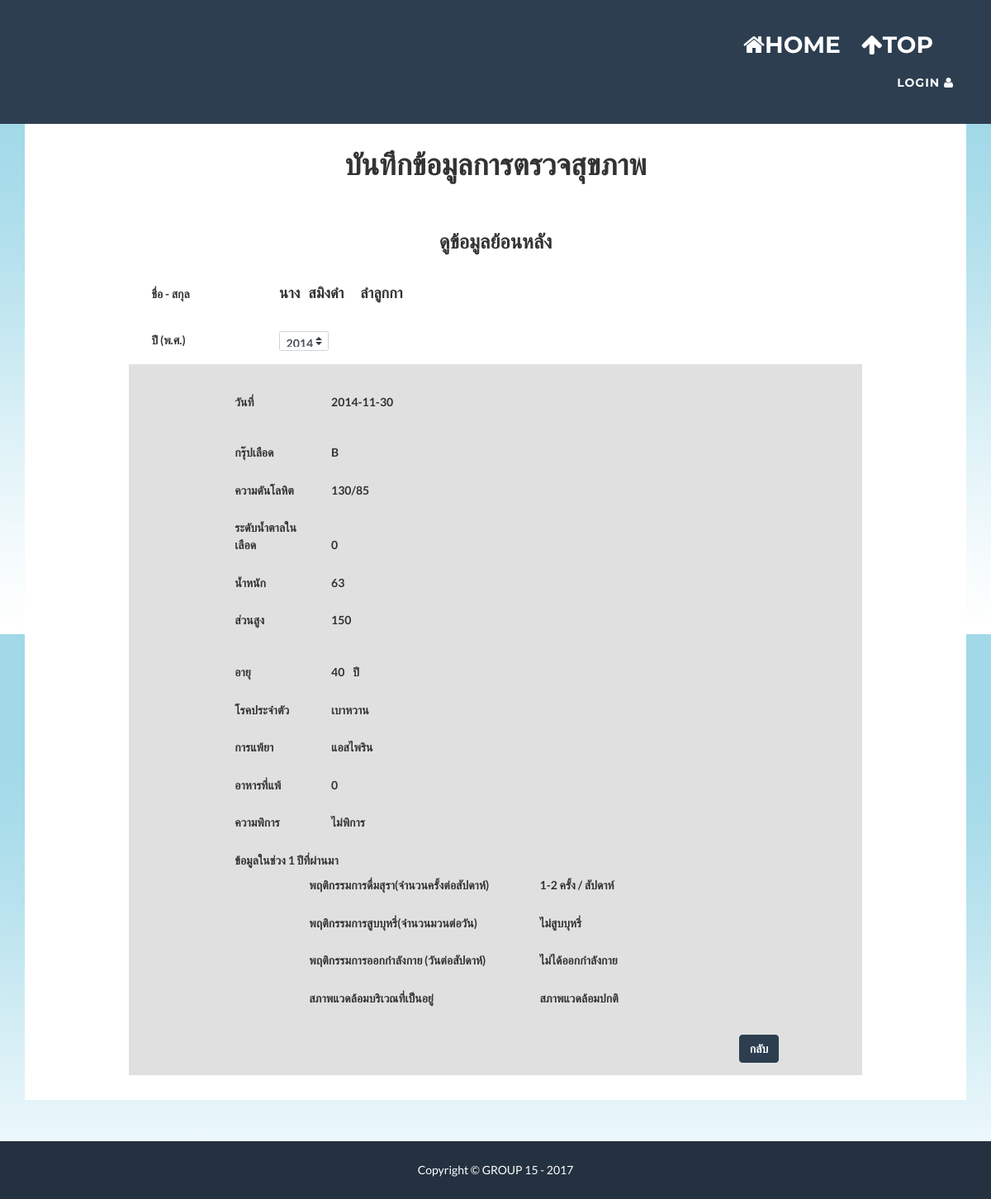
The app's page /adddata-old-case-view.php?id=3400123345510, older data.
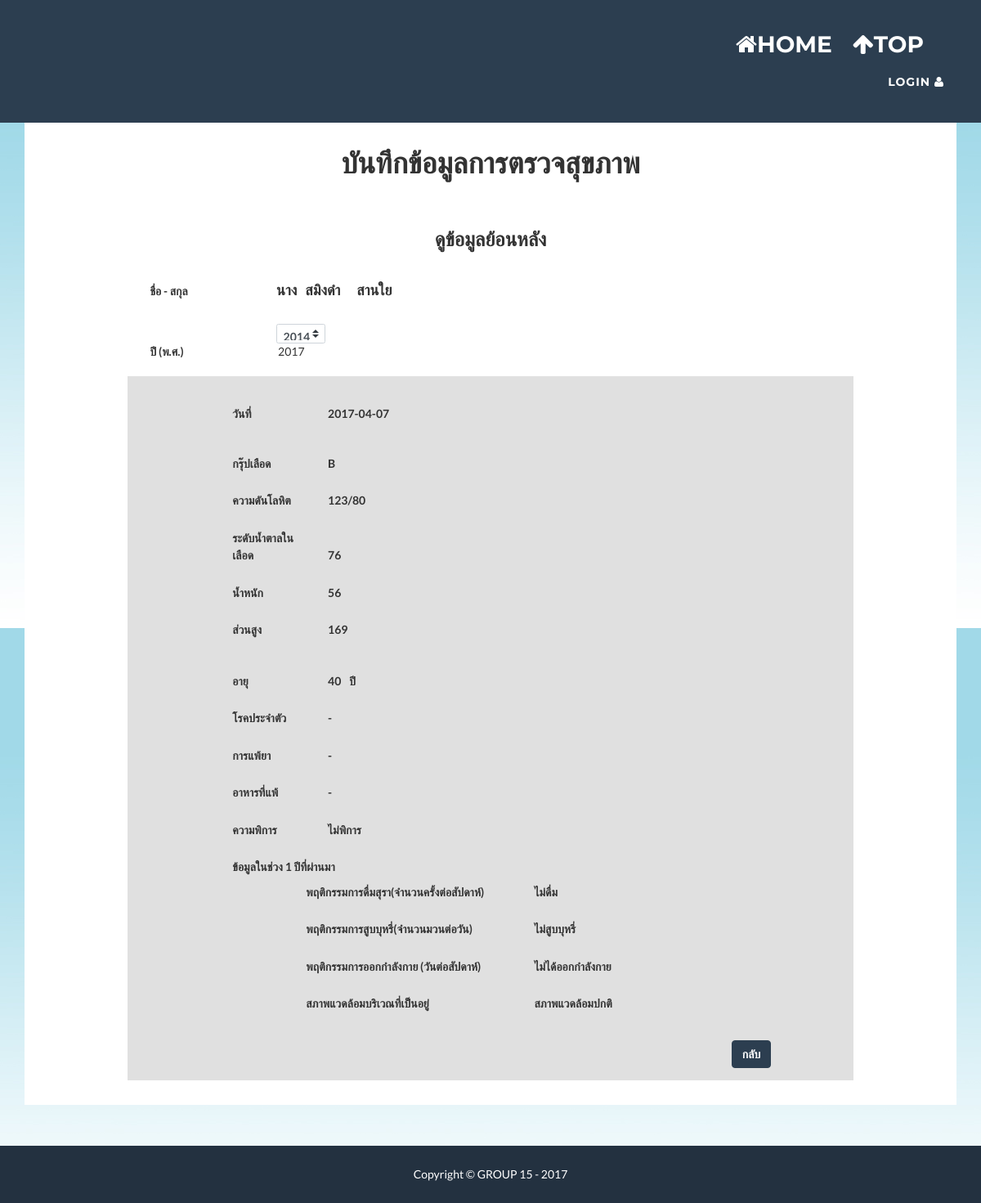
The same page, newer data.
### tables this page shows
CREATE TABLE `person` (
  `Citizen_ID` varchar(13) NOT NULL,
  `Title` varchar(7) NOT NULL,
  `Fname` varchar(50) NOT NULL,
  `Lname` varchar(50) NOT NULL,
  `Birth_date` date NOT NULL,
  `Tel` varchar(10) NOT NULL,
  `Education` int(5) NOT NULL,
  `Job` int(5) NOT NULL,
  `Salary` int(5) NOT NULL,
  `RWO` varchar(10) NOT NULL,
  `Hid` varchar(11) NOT NULL
);

CREATE TABLE `health_info` (
  `Hcid` varchar(13) NOT NULL,
  `Year` year(4) NOT NULL,
  `Date_of_Health` date NOT NULL,
  `Blood_group` char(2) NOT NULL,
  `BP_SYS` int(3) NOT NULL,
  `BP_DIA` int(3) NOT NULL,
  `FBS` int(3) NOT NULL,
  `Weight` double(5,0) NOT NULL,
  `Height` double(6,0) NOT NULL,
  `Chronic_Disease` varchar(150) NOT NULL,
  `Intolerance` varchar(150) NOT NULL,
  `Food_allergies` varchar(150) NOT NULL,
  `Disability` int(1) NOT NULL,
  `BOA` int(1) NOT NULL,
  `BOS` int(1) NOT NULL,
  `Exercise` int(1) NOT NULL,
  `Water_area` int(1) NOT NULL,
  `Near_factory` int(1) NOT NULL
);

### adddata-old-case-view.php (the view, shortened to what the changed rows need)
<?php include "head.php" ?>
<?php include "connection.php" ?>
<?php
    $id = $_GET['id'];
?>
<?php
                $sql = "SELECT Title,Fname,Lname,  Year(CURRENT_DATE)-Year(Birth_date) AS Age FROM person WHERE Citizen_ID = '$id'";
                $result = mysqli_query($con,$sql);
                while($row = mysqli_fetch_array($result)){
                    $title = $row["Title"];
                    $fname = $row["Fname"];
                    $lname = $row["Lname"];
                }
            ?>
<div>
  <div class="container" style="background:white" >
    <div class="row">
      <div class="col-lg-12">
        <div style="width:100%" >
          <div align="center" style="padding-top:10px;padding-bottom:20px"><h1>บันทึกข้อมูลการตรวจสุขภาพ</h1></div>
          <div class="form-check form-group row" style="margin-left:10%">
            <label class="form-check-label">
                  <h4><label style="padding-right:10px"><?php
                        echo $title;
                      ?>
                      </label><label style="padding-right:20px">
                      <?php
                        echo $fname;
                      ?>
                      </label><label>
                      <?php
                        echo $lname;
                      ?></label></h4>
                </label>
          </div>
                <?php
                    $sql = "SELECT year FROM health_info WHERE Hcid = '$id'";
                    $result = mysqli_query($con,$sql);
                    while($res = mysqli_fetch_array($result)){
                    $query = "SELECT * FROM health_info WHERE Hcid = '$id'";
                    $re = mysqli_query($con,$query);
                    while($row = mysqli_fetch_array($re)){
                            $id = $row["Hcid"];
                            $d = $row["Date_of_Health"];
                            $w = $row["Weight"];
                            $h = $row["Height"];
                            $bg = $row["Blood_group"];
                            $into = $row["Intolerance"];
                            $food = $row["Food_allergies"];
                            $sys = $row["BP_SYS"];
                            $dia = $row["BP_DIA"];
                            $fbs = $row["FBS"];
                            $chr = $row["Chronic_Disease"];
                            $boa = $row["BOA"];
                        }
                }?>
        </div>
      </div>
    </div>
    <div class="container" style="background-color:#E0E0E0;width: 80%; margin-bottom:30px">
        <div class="form-check form-group row" style="margin-left:10%;margin-top: 30px">
                            <label class="form-check-label">
                                <label style="padding-right:10px"><?php
                                    echo $d;
                                ?>
                                </label>
                            </label>
                        </div>
            <div class="form-check form-group row" style="margin-left:10%;margin-top: 30px">
                        <label class="form-check-label">
                            <label style="padding-right:10px"><?php
                                echo $bg;
                            ?>
                            </label>
                        </label>
                    </div>
                    <div class="form-check form-group row" style="margin-left:10%">
                        <label class="form-check-label">
                            <label style="padding-right:10px"><?php
                                echo $sys; echo "/"; echo $dia; ?>
                            </label>
                        </label>
                    </div>
                    <div class="form-check form-group row" style="margin-left:10%">
                        <label class="col-2 col-form-label">ระดับน้ำตาลในเลือด</label>
                        <label class="form-check-label"><?php
                            echo $fbs; ?>
                        </label>
                    </div>
                    <div class="form-check form-group row" style="margin-left:10%">
                        <label class="col-2 col-form-label">น้ำหนัก</label>
                        <label class="form-check-label"><?php
                            echo $w; ?>
                        </label>
                    </div>
                    <div class="form-check form-group row" style="margin-left:10%">
                        <label class="col-2 col-form-label">ส่วนสูง</label>
                        <label class="form-check-label"><?php
                            echo $h; ?>
                        </label>
                    </div>
                <div class="form-check form-group row" style="margin-left:10%">
                        <label class="col-2 col-form-label">โรคประจำตัว</label>
                        <label class="form-check-label"><?php
                            echo $chr; ?>
                        </label>
                    </div>
                    <div class="form-check form-group row" style="margin-left:10%">
                        <label class="col-2 col-form-label">การแพ้ยา</label>
                        <label class="form-check-label"><?php
                            echo $into; ?>
                        </label>
                    </div>
                    <div class="form-check form-group row" style="margin-left:10%">
                        <label class="col-2 col-form-label">อาหารที่แพ้</label>
                        <label class="form-check-label"><?php
                            echo $food; ?>
                        </label>
                    </div>
                <div class="form-check form-group row" style="margin-left:10%">
                    <div class="form-check form-group row" style="margin-left:10%">
                        <label class="col-5 col-form-label">พฤติกรรมการดื่มสุรา(จำนวนครั้งต่อสัปดาห์)</label>
                        <label class="form-check-label"><?php
                            if($boa == 0){
                                echo "ไม่ดื่ม";
                            }else if($boa == 1){
                                echo "1-2 ครั้ง / สัปดาห์";
                            }else if($boa == 2){
                                echo "3-5ครั้ง/สัปดาห์";
                            }elseif ($boa == 3) {
                                echo "6 ครั้งขึ้นไป/สัปดาห์";
                            }?>
                        </label>
                    </div>
                    </div>
                </div>
    </div>
  </div>
<?php include "foot.php" ?>

Row changes from the older to the newer data that the page shows:
no longer on this page (row edited): health_info: Date_of_Health "2014-11-30", Blood_group "B", BP_SYS "130", BP_DIA "85", FBS "0", Weight "63", Height "150", Chronic_Disease "เบาหวาน", Intolerance "แอสไพริน", Food_allergies "0"
changed person "นาง": Lname "ลำลูกกา" → "สานใย"
added health_info: $res[year] 2017 (drawn), Date_of_Health "2017-04-07", Blood_group "B", BP_SYS "123", BP_DIA "80", FBS "76", Weight "56", Height "169", Chronic_Disease "-", Intolerance "-", Food_allergies "-"
Text that changed along with them:
text no longer shown: "1-2 ครั้ง / สัปดาห์"
text now shown: "ไม่ดื่ม"
